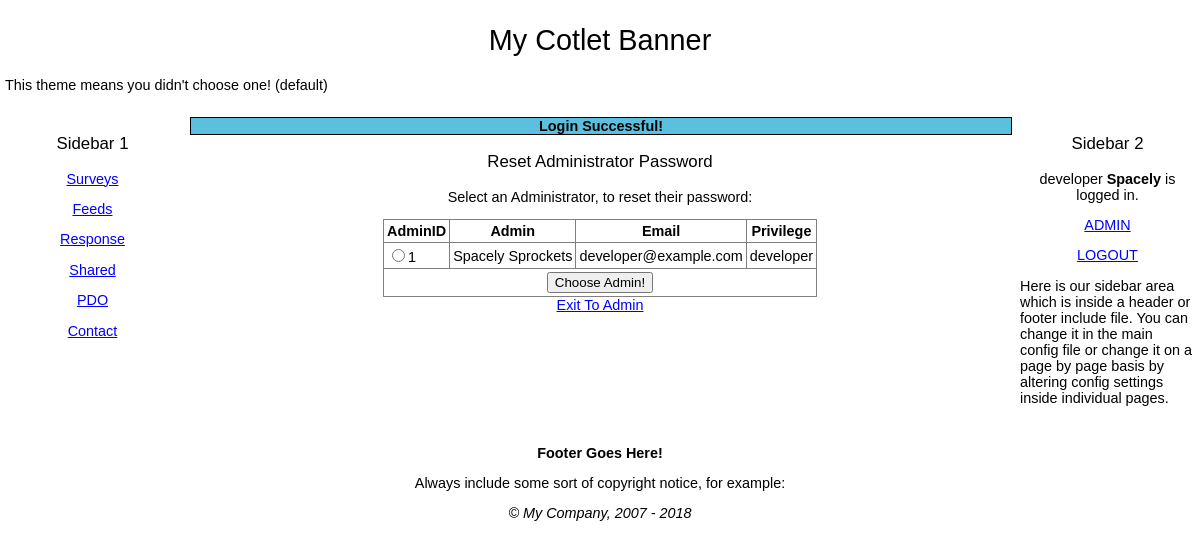
Page /admin/admin_reset.php (signed in) on the committed database.
### tables this page shows
create table wn18_Admin(
AdminID int unsigned not null auto_increment primary key,
LastName varchar(50) DEFAULT '',
FirstName varchar(50) DEFAULT '',
Email varchar(120) DEFAULT '',
Privilege ENUM('admin','superadmin','developer') DEFAULT 'admin',
AdminPW varChar(255),
NumLogins int DEFAULT 0,
DateAdded DATETIME,
LastLogin DATETIME
);

### admin/admin_reset.php (the view, shortened to what this page needs)
<?php
require '../inc_0700/config_inc.php';
if(isset($_REQUEST['act'])){$myAction = (trim($_REQUEST['act']));}else{$myAction = "";}
switch ($myAction)
{
	default:
	 	selectAdmin();
}
function selectAdmin()
{
	global $config;
	echo '<h3 align="center">Reset Administrator Password</h3>';
	if($_SESSION["Privilege"] != "admin")
	{
		echo '<p align="center">Select an Administrator, to reset their password:</p>';
	}
	echo '<form action="' . $config->adminReset . '" method="post" onsubmit="return checkForm(this);">';
	$iConn = IDB::conn();
	$sql = "select AdminID,FirstName,LastName,Email,Privilege,LastLogin,NumLogins from " . PREFIX . "Admin";
	$result = @mysqli_query($iConn,$sql) or die(trigger_error(mysqli_error($iConn), E_USER_ERROR));
	if (mysqli_num_rows($result) > 0)
	{
		echo '
		<form action="' . $config->adminReset . '" method="post" onsubmit="return checkForm(this);">
		<table align="center" border="1" style="border-collapse:collapse" cellpadding="3" cellspacing="3">
			<tr>
				<th>AdminID</th>
				<th>Admin</th>
				<th>Email</th>
				<th>Privilege</th>
			</tr>
		';
		while ($row = mysqli_fetch_array($result))
		{
		     echo '
			     <tr>
					<td>
						<input type="radio" name="AdminID" value="' . dbOut($row['AdminID']) . '">'
							. dbOut($row['AdminID']) . '
					</td>
					<td>' . dbOut($row['FirstName']) . ' ' . dbOut($row['LastName']) . '</td>
					<td>' . dbOut($row['Email']) . '</td>
			     	<td>' . dbOut($row['Privilege']) . '</td>
			     </tr>
		     ';
		}
		echo '
			<input type="hidden" name="act" value="edit" />
			<tr>
				<td align="center" colspan="4">
					<input type="submit" value="Choose Admin!" />
				</td>
			</tr>
		</table>
		</form>
		';
	}else{
      echo '<div align="center"><h3>Currently No Administrators in Database.</h3></div>';
	}
	 echo '<div align="center"><a href="' . $config->adminDashboard . '">Exit To Admin</a></div>';
}
?>

### include/default_style.css (style rules this page uses)
body { font-size: .9em; font-family: Verdana, Geneva, Arial, Helvetica, sans-serif; padding:0; margin:0; background-color:#FFFFFF; }
td { font-family: Verdana, Geneva, Arial, Helvetica, sans-serif; }
h1, h2, h3, h4, h5, h6 { font-weight: normal; }
a { font-family:Verdana, Arial, Helvetica, sans-serif; }
a:link { color: #00f; }

### rows in the picture
wn18_admin: AdminID "1", FirstName "Spacely", LastName "Sprockets", Email "developer@example.com", Privilege "developer"

### other values in the picture
$config->banner "My Cotlet Banner"
$aText[0] "Surveys"
$aText[0] "Feeds"
$aText[0] "Response"
$aText[0] "Shared"
$aText[0] "PDO"
$aText[0] "Contact"
$_SESSION['feedback'] "Login Successful!"
$_SESSION['Privilege'] "developer"
$_SESSION['FirstName'] "Spacely"
